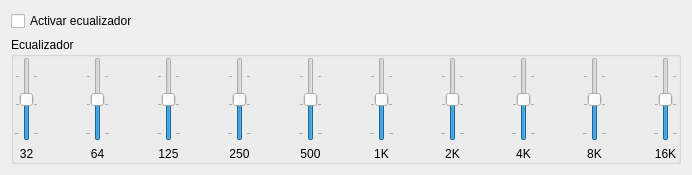
     <widget class="QWidget" name="tab_11">
      <attribute name="icon">
       <iconset resource="recoverdrake.qrc">
        <normaloff>:/Imagenes/sound.png</normaloff>:/Imagenes/sound.png</iconset>
      </attribute>
      <attribute name="title">
       <string>Ecualizador</string>
      </attribute>
      <layout class="QGridLayout" name="gridLayout_32">
       <item row="2" column="0" colspan="2">
        <widget class="QGroupBox" name="groupBox_20">
         <property name="title">
          <string>Ecualizador</string>
         </property>
         <layout class="QGridLayout" name="gridLayout_31">
          <property name="leftMargin">
           <number>0</number>
          </property>
          <property name="topMargin">
           <number>0</number>
          </property>
          <property name="rightMargin">
           <number>0</number>
          </property>
          <property name="bottomMargin">
           <number>0</number>
          </property>
          <item row="1" column="8">
           <widget class="QLabel" name="label_175">
            <property name="text">
             <string>500</string>
            </property>
            <property name="alignment">
             <set>Qt::AlignCenter</set>
            </property>
           </widget>
          </item>
          <item row="0" column="2">
           <widget class="QSlider" name="verticalSlider_2">
            <property name="minimum">
             <number>-12</number>
            </property>
            <property name="maximum">
             <number>12</number>
            </property>
            <property name="orientation">
             <enum>Qt::Vertical</enum>
            </property>
            <property name="tickPosition">
             <enum>QSlider::TicksBothSides</enum>
            </property>
           </widget>
          </item>
          <item row="0" column="16">
           <widget class="QSlider" name="verticalSlider_9">
            <property name="minimum">
             <number>-12</number>
            </property>
            <property name="maximum">
             <number>12</number>
            </property>
            <property name="orientation">
             <enum>Qt::Vertical</enum>
            </property>
            <property name="tickPosition">
             <enum>QSlider::TicksBothSides</enum>
            </property>
           </widget>
          </item>
          <item row="0" column="18">
           <widget class="QSlider" name="verticalSlider_10">
            <property name="minimum">
             <number>-12</number>
            </property>
            <property name="maximum">
             <number>12</number>
            </property>
            <property name="orientation">
             <enum>Qt::Vertical</enum>
            </property>
            <property name="tickPosition">
             <enum>QSlider::TicksBothSides</enum>
            </property>
           </widget>
          </item>
          <item row="1" column="4">
           <widget class="QLabel" name="label_178">
            <property name="text">
             <string>125</string>
            </property>
            <property name="alignment">
             <set>Qt::AlignCenter</set>
            </property>
           </widget>
          </item>
          <item row="1" column="12">
           <widget class="QLabel" name="label_179">
            <property name="text">
             <string>2K</string>
            </property>
            <property name="alignment">
             <set>Qt::AlignCenter</set>
            </property>
           </widget>
          </item>
          <item row="0" column="4">
           <widget class="QSlider" name="verticalSlider_3">
            <property name="minimum">
             <number>-12</number>
            </property>
            <property name="maximum">
             <number>12</number>
            </property>
            <property name="orientation">
             <enum>Qt::Vertical</enum>
            </property>
            <property name="tickPosition">
             <enum>QSlider::TicksBothSides</enum>
            </property>
           </widget>
          </item>
          <item row="0" column="8">
           <widget class="QSlider" name="verticalSlider_5">
            <property name="minimum">
             <number>-12</number>
            </property>
            <property name="maximum">
             <number>12</number>
            </property>
            <property name="value">
             <number>0</number>
            </property>
            <property name="orientation">
             <enum>Qt::Vertical</enum>
            </property>
            <property name="tickPosition">
             <enum>QSlider::TicksBothSides</enum>
            </property>
           </widget>
          </item>
          <item row="0" column="12">
           <widget class="QSlider" name="verticalSlider_7">
            <property name="minimum">
             <number>-12</number>
            </property>
            <property name="maximum">
             <number>12</number>
            </property>
            <property name="orientation">
             <enum>Qt::Vertical</enum>
            </property>
            <property name="tickPosition">
             <enum>QSlider::TicksBothSides</enum>
            </property>
           </widget>
          </item>
          <item row="0" column="14">
           <widget class="QSlider" name="verticalSlider_8">
            <property name="minimum">
             <number>-12</number>
            </property>
            <property name="maximum">
             <number>12</number>
            </property>
            <property name="orientation">
             <enum>Qt::Vertical</enum>
            </property>
            <property name="tickPosition">
             <enum>QSlider::TicksBothSides</enum>
            </property>
           </widget>
          </item>
          <item row="1" column="18">
           <widget class="QLabel" name="label_181">
            <property name="text">
             <string>16K</string>
            </property>
            <property name="alignment">
             <set>Qt::AlignCenter</set>
            </property>
           </widget>
          </item>
          <item row="1" column="14">
           <widget class="QLabel" name="label_177">
            <property name="text">
             <string>4K</string>
            </property>
            <property name="alignment">
             <set>Qt::AlignCenter</set>
            </property>
           </widget>
          </item>
          <item row="1" column="10">
           <widget class="QLabel" name="label_176">
            <property name="text">
             <string>1K</string>
            </property>
            <property name="alignment">
             <set>Qt::AlignCenter</set>
            </property>
           </widget>
          </item>
          <item row="1" column="0">
           <widget class="QLabel" name="label_180">
            <property name="text">
             <string>32</string>
            </property>
            <property name="alignment">
             <set>Qt::AlignCenter</set>
            </property>
           </widget>
          </item>
          <item row="0" column="10">
           <widget class="QSlider" name="verticalSlider_6">
            <property name="minimum">
             <number>-12</number>
            </property>
            <property name="maximum">
             <number>12</number>
            </property>
            <property name="orientation">
             <enum>Qt::Vertical</enum>
            </property>
            <property name="tickPosition">
             <enum>QSlider::TicksBothSides</enum>
            </property>
           </widget>
          </item>
          <item row="1" column="16">
           <widget class="QLabel" name="label_182">
            <property name="text">
             <string>8K</string>
            </property>
            <property name="alignment">
             <set>Qt::AlignCenter</set>
            </property>
           </widget>
          </item>
          <item row="0" column="6">
           <widget class="QSlider" name="verticalSlider_4">
            <property name="minimum">
             <number>-12</number>
            </property>
            <property name="maximum">
             <number>12</number>
            </property>
            <property name="orientation">
             <enum>Qt::Vertical</enum>
            </property>
            <property name="tickPosition">
             <enum>QSlider::TicksBothSides</enum>
            </property>
           </widget>
          </item>
          <item row="0" column="0">
           <widget class="QSlider" name="verticalSlider">
            <property name="minimum">
             <number>-12</number>
            </property>
            <property name="maximum">
             <number>12</number>
            </property>
            <property name="orientation">
             <enum>Qt::Vertical</enum>
            </property>
            <property name="tickPosition">
             <enum>QSlider::TicksBothSides</enum>
            </property>
           </widget>
          </item>
          <item row="1" column="2">
           <widget class="QLabel" name="label_174">
            <property name="text">
             <string>64</string>
            </property>
            <property name="alignment">
             <set>Qt::AlignCenter</set>
            </property>
           </widget>
          </item>
          <item row="1" column="6">
           <widget class="QLabel" name="label_183">
            <property name="text">
             <string>250</string>
            </property>
            <property name="alignment">
             <set>Qt::AlignCenter</set>
            </property>
           </widget>
          </item>
          <item row="0" column="5">
           <spacer name="horizontalSpacer_5">
            <property name="orientation">
             <enum>Qt::Horizontal</enum>
            </property>
            <property name="sizeHint" stdset="0">
             <size>
              <width>40</width>
              <height>20</height>
             </size>
            </property>
           </spacer>
          </item>
          <item row="0" column="3">
           <spacer name="horizontalSpacer_4">
            <property name="orientation">
             <enum>Qt::Horizontal</enum>
            </property>
            <property name="sizeHint" stdset="0">
             <size>
              <width>40</width>
              <height>20</height>
             </size>
            </property>
           </spacer>
          </item>
          <item row="0" column="7">
           <spacer name="horizontalSpacer_6">
            <property name="orientation">
             <enum>Qt::Horizontal</enum>
            </property>
            <property name="sizeHint" stdset="0">
             <size>
              <width>40</width>
              <height>20</height>
             </size>
            </property>
           </spacer>
          </item>
          <item row="0" column="1">
           <spacer name="horizontalSpacer_3">
            <property name="orientation">
             <enum>Qt::Horizontal</enum>
            </property>
            <property name="sizeHint" stdset="0">
             <size>
              <width>40</width>
              <height>20</height>
             </size>
            </property>
           </spacer>
          </item>
          <item row="0" column="9">
           <spacer name="horizontalSpacer_7">
            <property name="orientation">
             <enum>Qt::Horizontal</enum>
            </property>
            <property name="sizeHint" stdset="0">
             <size>
              <width>40</width>
              <height>20</height>
             </size>
            </property>
           </spacer>
          </item>
          <item row="0" column="11">
           <spacer name="horizontalSpacer_8">
            <property name="orientation">
             <enum>Qt::Horizontal</enum>
            </property>
            <property name="sizeHint" stdset="0">
             <size>
              <width>40</width>
              <height>20</height>
             </size>
            </property>
           </spacer>
          </item>
          <item row="0" column="13">
           <spacer name="horizontalSpacer_9">
            <property name="orientation">
             <enum>Qt::Horizontal</enum>
            </property>
            <property name="sizeHint" stdset="0">
             <size>
              <width>40</width>
              <height>20</height>
             </size>
            </property>
           </spacer>
          </item>
          <item row="0" column="15">
           <spacer name="horizontalSpacer_10">
            <property name="orientation">
             <enum>Qt::Horizontal</enum>
            </property>
            <property name="sizeHint" stdset="0">
             <size>
              <width>40</width>
              <height>20</height>
             </size>
            </property>
           </spacer>
          </item>
          <item row="0" column="17">
           <spacer name="horizontalSpacer_11">
            <property name="orientation">
             <enum>Qt::Horizontal</enum>
            </property>
            <property name="sizeHint" stdset="0">
             <size>
              <width>40</width>
              <height>20</height>
             </size>
            </property>
           </spacer>
          </item>
         </layout>
        </widget>
       </item>
       <item row="0" column="0" colspan="2">
        <widget class="QCheckBox" name="checkBox_4">
         <property name="text">
          <string>Activar ecualizador</string>
         </property>
        </widget>
       </item>
      </layout>
     </widget>
